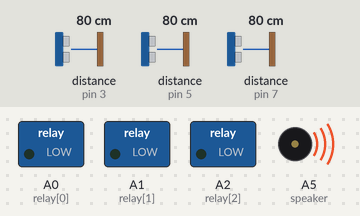
Bench run of a sketch on a simulated Arduino Uno, built with avr-gcc and run on an emulated ATmega328P. Shown: switched loads named in the sketch (green lamp = pin HIGH), buzzer (waves = sounding). Wiring (inferred from the names in the program): 3 × ultrasonic range finder: trigger pin 2, echo pin 3 / trigger pin 4, echo pin 5 / trigger pin 6, echo pin 7. The test bench sets the inputs (shaded band); at power-on: distance to the obstacle (sensors on pin 3, pin 5, pin 7) 80 cm. The echo pulse lasts 58.3 µs per cm; pins used as bus, display or sensor lines are not drawn.

Above: at 1.3 s.
1.4 s: distance to the obstacle (sensor on pin 3) set to 200 cm
2.9 s: distance to the obstacle (sensor on pin 3) set to 208 cm
At 3.09 s:
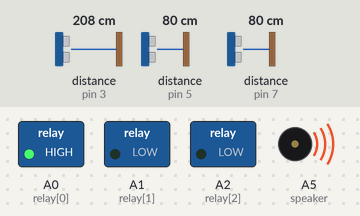
5.9 s: distance to the obstacle (sensor on pin 5) set to 200 cm
At 6.1 s:
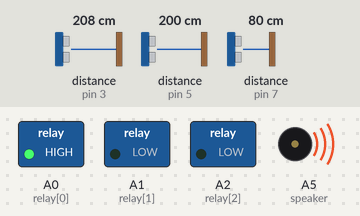
8.9 s: distance to the obstacle (sensor on pin 5) set to 207 cm
At 9.18 s:
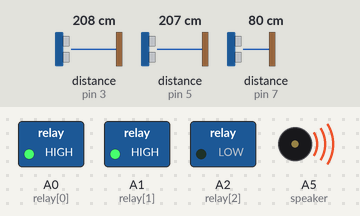
11.9 s: distance to the obstacle (sensor on pin 7) set to 199 cm
14.9 s: distance to the obstacle (sensor on pin 7) set to 208 cm
At 15.5 s:
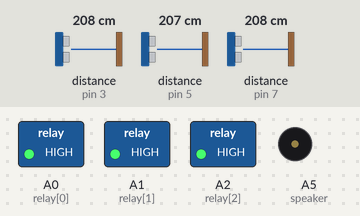
Timing chart, 0 to 17.5 s (numbered marks = the images above; inputs shaded):
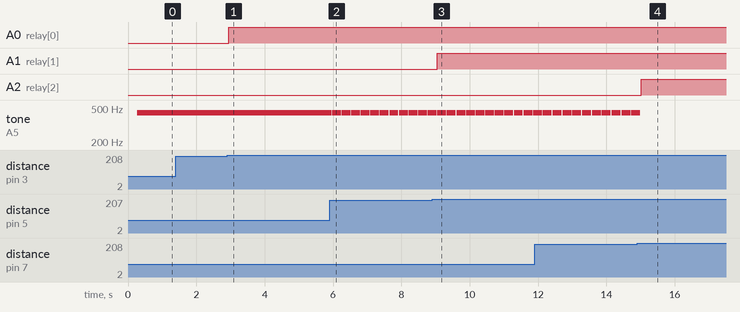

The sketch:

ultra1_done.ino
```cpp
unsigned char echo[] = {3, 5, 7};
unsigned char trig[] = {2 ,4, 6} ;
const int speaker = A5;
unsigned long ultrasoundValue[] = {0.00, 0.00, 0.00};
double showCM[] = {0, 0, 0} ;
int relay[] = {A0, A1, A2};
int eve;

void setup() {
  pinMode(trig[0],OUTPUT);
  pinMode(echo[0],INPUT);
  pinMode(relay[0],OUTPUT);

  pinMode(trig[1],OUTPUT);
  pinMode(echo[1],INPUT);
  pinMode(relay[1],OUTPUT);

  pinMode(trig[2],OUTPUT);
  pinMode(echo[2],INPUT);
  pinMode(relay[2],OUTPUT);
  pinMode(speaker, OUTPUT);
}

void loop() {
  delay(250);
  for(int i = 0 ; i < 3 ; i++)
  {
  digitalWrite(trig[i], HIGH);
  delayMicroseconds(5);
  digitalWrite(trig[i], LOW);

  ultrasoundValue[i] = pulseIn(echo[i],HIGH);
  showCM[i] = ultrasoundValue[i]*0.017;

    if(showCM[i] <= 200)
  {
    digitalWrite(relay[i],LOW);
    switch (i){
      case 0:
        tone(speaker, 349);        break;
      case 1:
        tone(speaker, 392);        break;
      case 2:
        tone(speaker, 440);        break;
    }
  }

  else if(showCM[i] >200  )
  {
   digitalWrite(relay[i],HIGH);
   noTone(speaker);     // Stop sound...
  }
    }

}
```

Measured:
- the behaviour switches between 202 and 203 cm on distance to the obstacle (sensor on pin 3) (found by bisection; images 0 and 1)
- the behaviour switches between 202 and 203 cm on distance to the obstacle (sensor on pin 5) (found by bisection; images 2 and 3)
- the behaviour switches between 202 and 203 cm on distance to the obstacle (sensor on pin 7) (found by bisection; images 3 and 4)
- after the input at 2.9 s, A0 (relay[0]): LOW → HIGH after 0.05 s
- after the input at 5.9 s, tone on A5 (speaker): alternates 440 Hz for 0.26 s and silent for 0.02 s, starting after 0.06 s
- after the input at 8.9 s, A1 (relay[1]): LOW → HIGH after 0.15 s
- after the input at 14.9 s, A2 (relay[2]): LOW → HIGH after 0.12 s; tone on A5 (speaker): goes on until 15.0 s, then stays silent
